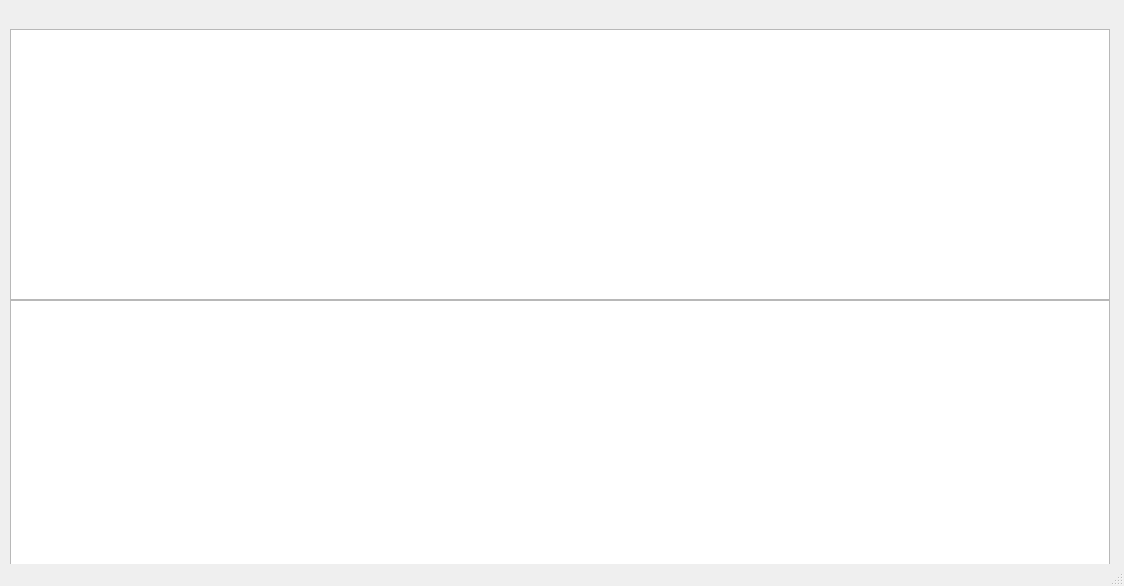
<?xml version="1.0" encoding="UTF-8"?>
<ui version="4.0">
  <class>MainWindow</class>
  <widget class="QMainWindow" name="MainWindow">
    <property name="geometry">
      <rect>
        <x>0</x>
        <y>0</y>
        <width>1124</width>
        <height>586</height>
      </rect>
    </property>
    <property name="windowTitle">
      <string>MainWindow</string>
    </property>
    <widget class="QWidget" name="centralwidget">
      <widget class="GraphicsLayoutWidget" name="graphicsViewTemperature">
        <property name="geometry">
         <rect>
          <x>10</x>
          <y>29</y>
          <width>1100</width>
          <height>271</height>
         </rect>
        </property>
      </widget>
      <widget class="GraphicsLayoutWidget" name="graphicsViewHumidity">
        <property name="geometry">
         <rect>
          <x>10</x>
          <y>300</y>
          <width>1100</width>
          <height>271</height>
         </rect>
        </property>
      </widget>
    </widget>
    <widget class="QMenuBar" name="menubar">
     <property name="geometry">
      <rect>
       <x>0</x>
       <y>0</y>
       <width>1124</width>
       <height>26</height>
      </rect>
     </property>
    </widget>
    <widget class="QStatusBar" name="statusbar"/>
  </widget>
  <customwidgets>
    <customwidget>
      <class>GraphicsLayoutWidget</class>
      <extends>QGraphicsView</extends>
      <header>pyqtgraph</header>
    </customwidget>
  </customwidgets>
  <resources/>
  <connections/>
</ui>
